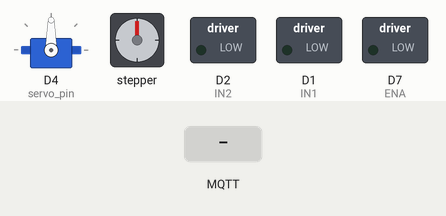
This sketch was run on a simulated ESP8266 (NodeMCU). On the bench: servo, stepper motor, switched loads named in the sketch (green lamp = pin HIGH). Inputs (shaded band) come from the test bench. WiFi joins after 1.5 s; servers stay silent unless stated; no MQTT or app messages arrive unless stated; stepper angles assume 200 steps per turn; what the sketch prints to the serial monitor is not drawn.

Above: at 2.8 s.
2.9 s: MQTT message "startA" arrives on the first subscribed topic
At 4.0 s:
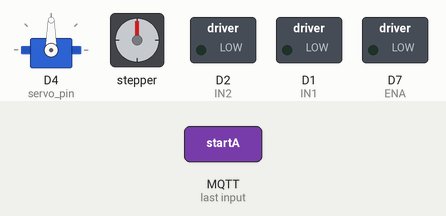
5.9 s: MQTT message "stopA" arrives on the first subscribed topic
At 9.9 s:
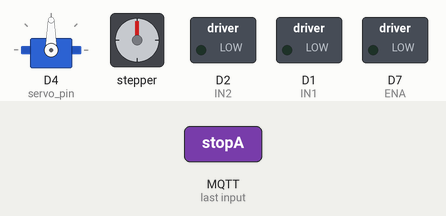
Timing chart, 0 to 23.9 s (numbered marks = the images above; inputs shaded):
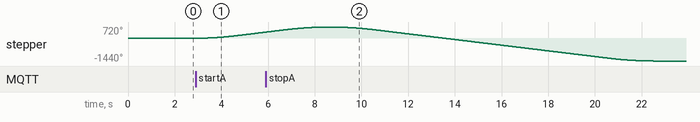

Measured:
- after the input at 2.9 s, stepper: keeps turning clockwise at about 132°/s, starting at once

The sketch:

stepper_mqtt.ino
```cpp
#include <ESP8266WiFi.h>   // Enables the ESP8266 to connect to the local network (via WiFi)
#include <PubSubClient.h> //Connect and publish to the MQTT broker
#include <AccelStepper.h>
#include <Servo.h>
#include <Encoder.h>


//WiFi
const char* ssid = "IIIPA";  // my network's SSID
const char* wifi_password = "ME310Printer";   // the password of my network


//MQTT
const char* mqtt_server = "192.168.30.3";
const char* mqtt_username = "avatar";
const char* mqtt_password = "avatar";
const char* clientID = "microcontroller_client";

//defined the MQTT topic to which I need to subscribe and then later publish as well
const char* mqtt_voice_command_topic = "V";
const char* mqtt_UI_command_topic = "MQTTCommand/UI";


// Initialize the WiFi and MQTT Client objects
WiFiClient wifiClient;
// 1883 is the listener port for the broker
PubSubClient client(mqtt_server, 1883, wifiClient);


//custom function to connect to the MQTT broker via WiFi
void connect_MQTT(){
  Serial.println("Connecting to");
  Serial.println(ssid);

  // Connect to the WiFi
  WiFi.begin(ssid, wifi_password);

  // Wait until the connection has been confimed before continuing
  while (WiFi.status()!=WL_CONNECTED){
    delay(500);
    Serial.print(".");
  }

  // Debugging - Output the IP Address of the ESP8266
  Serial.println("WiFi connected");
  Serial.print("IP Address: ");
  Serial.println(WiFi.localIP());

  // Connect to MQTT Broker
  // client.connect returns a Boolean value to let us know if the connection was successful
  if (client.connect(clientID, mqtt_username, mqtt_password)){
    Serial.print(clientID);
    Serial.println(" Connected to MQTT Broker");
  }
  else{
    Serial.println("Connection to MQTT Broker failed...");
  }
}


// GLOBAL VARIABLES FOR DC AND SERVO MOTORS
#define DC_LEFT 0
#define DC_RIGHT 1
#define DC_STRAIGHT 2
#define DC_REVERSE 3
#define DC_STOP 4
#define SERVO_LEFT 5
#define SERVO_RIGHT 6
#define SERVO_RESET 7


// SETTING FLAGS
bool recvd_mqtt_voice_cmd = false;     // flag: when true indicates that a received voice cmd is being executed
bool recvd_mqtt_UI_cmd = false;        // flag: when true indicates that a received UI cmd is being executed

// STEPPER MOTORS
const int DIR = 10;  // SD3
const int STEP = 9;  // SD2

#define motorInterfaceType 1
AccelStepper stepper_motor(motorInterfaceType, STEP, DIR);

// SERVO MOTOR
Servo servo_motor;     // creating a servo motor object
int servo_pin = 2;    // D4


// DC MOTOR
const int ENA = D7;           // Enable pin for DC motor
const int IN1 = D1;           // IN3 pin for DC motor
const int IN2 = D2;           // IN4 pin for DC motor

const int encoderPinA = D5;   // Encoder pin A
const int encoderPinB = D6;   // Encoder pin B

// Encoder encoder(encoderPinA, encoderPinB);


long encoder_counts_per_rev = 2243;
int wheel_rev = 2;
int wheel_rev_turn = 1;
int encoder_subtraction_value = 750;     // as i just want to move the walker by 50 cms

long encoderValue;
unsigned long abs_encoderValue;


// // Interrupt Service Function for the DC Motor
// void ICACHE_RAM_ATTR DCMotorISR(){
//   encoderValue = encoder.read();
//   abs_encoderValue = abs(encoderValue);      // taking the absolute value as I am not concerned about the direction of rotation and I am using this function for forward and reverse motion
// }


// MOVING THE SERVO MOTOR
void move_servo_motor(int SERVO_motion_type){

  if (SERVO_motion_type == 5){
    Serial.println("Servo Left command engaged....");
    servo_motor.write(180);       // LEFT
  }
  if (SERVO_motion_type == 6){    // RIGHT
    Serial.println("Servo right command engaged....");
    servo_motor.write(20);
  }
  if (SERVO_motion_type == 7){    // RESET
    Serial.println("Resetting the servo motor");
    servo_motor.write(115);
  }
}


// STOPPING THE DC MOTORS
void stop_DC_motor(){
  analogWrite(ENA, 0);       // setting the PWM pin to 0% Duty cycle
  digitalWrite(IN1, LOW);
  digitalWrite(IN2, LOW);
  delay(1);
}


// // MOVING THE DC MOTOR
// void move_DC_motor(int DC_motion_type){

//   // STRAIGHT MOTION
//   if (DC_motion_type == DC_STRAIGHT){
//     //rotate the DC motors clockwise; move 50 cms forward   // assuming clokwise take the walker forward

//     Serial.println("Going straight!!");

//     analogWrite(ENA, 100);   // to rotate the DC motor at 65 rpm
//     digitalWrite(IN1, HIGH);  // this is the clockwise direction
//     digitalWrite(IN2, LOW);

//     long target_encoder_counts = wheel_rev * encoder_counts_per_rev;    // 4886 = 2 * 2443; (75 encoder steps = walker moving 1cm forward)
//     target_encoder_counts = target_encoder_counts - encoder_subtraction_value;                  // to scan the ultrasonic distances for 60 cms but just moving forward for 50 cms
//     encoder.write(0);     // to reset the encoder

//     // using interrupts to monitor the encoder steps and exit the while loop once the encoder value exceeds the target encoder value
//     while (abs_encoderValue < target_encoder_counts){
//       analogWrite(ENA, 100);

//       // if (abs_encoderValue >= next_target){      // to use encoder values i.e. to scan ultrasonic sensors on the amount of distance moved instead of time
//       //   next_target += 75;
//       //   if (!check_ultrasonic_sensors()){
//       //     stop_DC_motor();
//       //   }
//       //   else{

//       //   }
//       // }
//     }
//     stop_DC_motor();
//     move_servo_motor(SERVO_RESET);
//   }


//   // REVERSE MOTION
//   if (DC_motion_type == DC_REVERSE){
//     // rotate the DC motors anticlockwise; move 50 cms backward      (assuming anticlokwise takes the walker backward)

//     analogWrite(ENA, 100);    // rotate the DC motor at 65 rpm
//     digitalWrite(IN1, LOW);
//     digitalWrite(IN2, HIGH);

//     long target_encoder_counts = wheel_rev * encoder_counts_per_rev;    // 4886 = 2 * 2443
//     target_encoder_counts = target_encoder_counts - encoder_subtraction_value;
//     encoder.write(0);    // to reset the enocder

//     while (abs_encoderValue < target_encoder_counts){
//       analogWrite(ENA, 100);
//     }
//     stop_DC_motor();
//     move_servo_motor(SERVO_RESET);
//   }


//   // LEFT MOTION
//   if (DC_motion_type == DC_LEFT){

//     move_servo_motor(SERVO_LEFT);

//     // actuating the DC motor
//     analogWrite(ENA, 100);
//     digitalWrite(IN1, HIGH);
//     digitalWrite(IN2, LOW);

//     long target_encoder_counts = wheel_rev_turn * encoder_counts_per_rev;      // 2443 = 1 * 2443  // to just move ahead by 30 cms
//     encoder.write(0);     // to reset the encoders

//     // using interrupts to monitor the encoder steps and exit the while loop once the encoder value exceeds the target encoder value
//     while (abs_encoderValue < target_encoder_counts){
//       analogWrite(ENA, 100);
//     }
//     stop_DC_motor();
//     move_servo_motor(SERVO_RESET);
//   }


//   // RIGHT MOTION
//   if (DC_motion_type == DC_RIGHT){

//     // actuating the servo motor first
//     move_servo_motor(SERVO_RIGHT);

//     // actuating the DC motor
//     analogWrite(ENA, 100);
//     digitalWrite(IN1, HIGH);
//     digitalWrite(IN2, LOW);

//     long target_encoder_counts = wheel_rev_turn * encoder_counts_per_rev;      // 2443 = 1 * 2443
//     encoder.write(0);     // to reset the encoders

//     // using interrupts to monitor the encoder steps and exit the while loop once the encoder value exceeds the target encoder value
//     while (abs_encoderValue < target_encoder_counts){
//       analogWrite(ENA, 100);
//     }
//     stop_DC_motor();
//     move_servo_motor(SERVO_RESET);
//   }

// }


void callback(char* topic, byte* payload, unsigned int length) {
  // to ensure that the user is not sending voice and UI commands simulataneously and just execute the one that is received first
  String topicString = String(topic);

  if (topicString == mqtt_voice_command_topic){
    recvd_mqtt_voice_cmd = true;
    recvd_mqtt_UI_cmd = false;
  }
  if (topicString == mqtt_voice_command_topic){
    recvd_mqtt_voice_cmd = false;
    recvd_mqtt_UI_cmd = true;
  }

  Serial.print("Message arrived on topic: ");
  Serial.print(topic);

  // Convert payload to a string
  String message = "";
  for (int i = 0; i < length; i++) {
    message += (char)payload[i];
  }
  Serial.print("Payload: ");
  Serial.println(message);

  if (strcmp(message.c_str(), "startA")==0){
    Serial.println("Starting the autonomous system mode");
    stepper_motor.move(360 / 1.8 * 2);   // it should be * 2 if we have to move it 2 cm. Also assuming that CLOCKWISE DIRECTION IS THE ENGAGEMENT
    while (stepper_motor.distanceToGo() != 0){
      stepper_motor.run();
    }
  }

  if (strcmp(message.c_str(), "stopA") == 0){
    Serial.println("Stopping the autonomous system mode");
    stepper_motor.move(- 360 / 1.8 * 6);   // it should be * 2 if we have to move it 2 cm. Also assuming that CLOCKWISE DIRECTION IS THE ENGAGEMENT
    while (stepper_motor.distanceToGo() != 0){
      stepper_motor.run();
    }
  }

  if (strcmp(message.c_str(), "left")==0){
    Serial.println("Moving left");
    move_servo_motor(SERVO_LEFT);
    delay(3000);
    move_servo_motor(SERVO_RESET);
  }

  if (strcmp(message.c_str(), "right")==0){
    Serial.println("Moving right");
    move_servo_motor(SERVO_RIGHT);
    delay(3000);
    move_servo_motor(SERVO_RESET);
  }

  // if (strcmp(message.c_str(), "straight")==0){
  //   Serial.println("First straight!!!");
  //   move_DC_motor(DC_STRAIGHT);
  // }

}


void setup(){
  Serial.begin(115200); // Starts the serial communication
  Serial.println("In the void setup block");

  connect_MQTT();   // connect to the MQTT broker

  Serial.setTimeout(2000);
  client.setCallback(callback);

  // STEPPER MOTOR
  stepper_motor.setMaxSpeed(100); // Set maximum speed to 100 steps per second
  stepper_motor.setAcceleration(50); // Set acceleration to 50 steps per second per second
  stepper_motor.setSpeed(50); // Set current speed to 50 steps per second
  stepper_motor.move(360 / 1.8 * 2); // Move 2 cm (360 / 1.8 = 200 steps per revolution)


  // SERVO MOTOR
  servo_motor.attach(servo_pin);      // attaching servo motor to D4

  // DC Motor

  pinMode(ENA, OUTPUT);
  pinMode(IN1, OUTPUT);
  pinMode(IN2, OUTPUT);
  digitalWrite(IN1, LOW);
  digitalWrite(IN2, LOW);
  pinMode(encoderPinA, INPUT_PULLUP);
  pinMode(encoderPinB, INPUT_PULLUP);
  // attachInterrupt(encoderPinA, DCMotorISR, CHANGE);  // to enable interrupt on encoder PinA


  // SUBSCRIBE TO TOPICS
  if (client.connected()){
    client.subscribe(mqtt_voice_command_topic);
    client.subscribe(mqtt_UI_command_topic);
    Serial.println("Have subscribed to the topics!!");
    delay(100);
  }
}


void loop(){
  client.loop();
}
```
